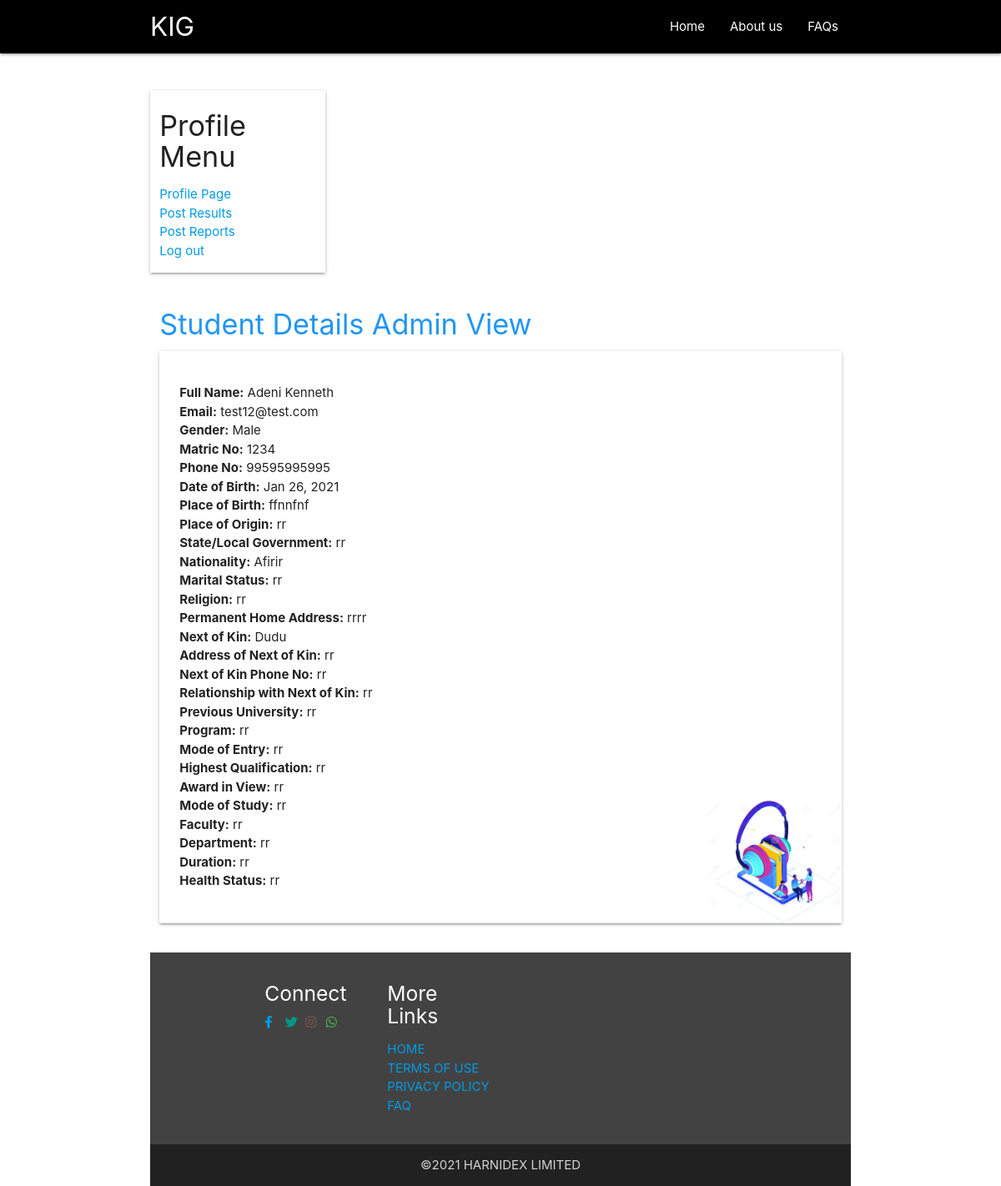
/admin/view/2 (signed in), run on an earlier commit of the app's database.
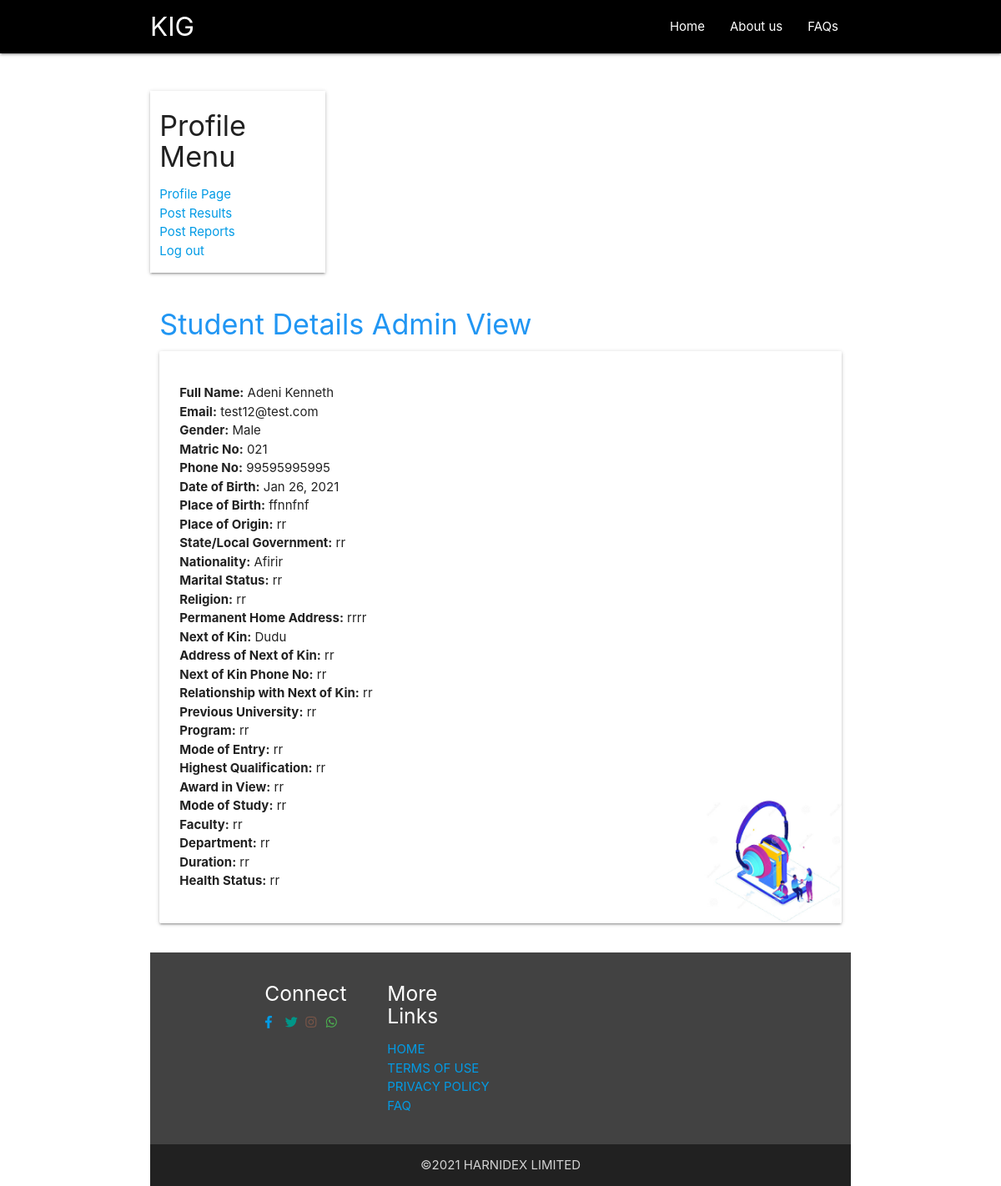
And on a later commit of the database.
### app/models.py (models this page shows, shortened)
class User(db.Model):
    id = db.Column(db.Integer, primary_key=True)
    name = db.Column(db.String(50),index=True,unique=True)
    email = db.Column(db.String(120),unique=True)
    phone = db.Column(db.String(50))
    matric = db.Column(db.String(20),unique=True)
    gender = db.Column(db.String(10))
    role = db.Column(db.String(10))
    password_hash = db.Column(db.String(200),index=True,unique=True)
    reqistered = db.Column(db.DateTime(), default= datetime.utcnow())

### app/routes.py (the view, shortened to what this page needs)
@app.route('/admin/view/<id>')
def view(id):
    logged_in = True
    if 'name' in session:
        name = session['name']
        password = session['password']
        if name!= 'Admin':
            return redirect(url_for('logout'))
    user = User.query.filter(User.id==id).first()
    info = Info.query.filter(Info.user_id==id).first()
    if user is not None and info is not None:
        return render_template('admin.html',user=user,info=info)
    else:
        flash("Student not found!!")
        return redirect(url_for('dashboard'))

### app/templates/admin.html (shortened to what the changed rows need)
<!DOCTYPE html>
<html lang="en">
<head>
    <link rel="stylesheet" href="../static/css/materialize.min.css">
    <link rel="stylesheet" href="../static/fontawesome-5.15/css/all.min.css">
    <link rel="stylesheet"  href="{{url_for('static',filename='css/materialize.min.css')}}">
    <link rel="stylesheet"  href="{{url_for('static',filename='fontawesome-5.15/css/all.min.css')}}">
</head>
<body>
<body>
  <div class="container">
    <br><br>
  <div class="row">
    <div class="col s12">
      <div class="card-panel bg">
          <ul>
              <li><b>Full Name:</b> {{user.name}}</li>
              <li><b>Email:</b> {{user.email}}</li>
              <li><b>Gender:</b> {{user.gender}}</li>
              <li><b>Matric No:</b> {{user.matric}}</li>
              <li><b>Phone No:</b> {{user.phone}}</li>
              <li><b>Date of Birth:</b> {{info.DOB}}</li>
              <li><b>Place of Birth:</b> {{info.POB}}</li>
              <li><b>Place of Origin:</b> {{info.POO}}</li>
              <li><b>State/Local Government:</b> {{info.state}}</li>
              <li><b>Nationality:</b> {{info.nationality}}</li>
              <li><b>Marital Status:</b> {{info.M_S}}</li>
              <li><b>Religion:</b> {{info.religion}}</li>
              <li><b>Permanent Home Address:</b> {{info.address}}</li>
              <li><b>Next of Kin:</b> {{info.kin}}</li>
              <li><b>Address of Next of Kin:</b> {{info.kin_address}}</li>
              <li><b>Next of Kin Phone No:</b> {{info.kin_no}}</li>
              <li><b>Relationship with Next of Kin:</b> {{info.kin_relationship}}</li>
              <li><b>Previous University:</b> {{info.previous_uni}}</li>
              <li><b>Program:</b> {{info.program}}</li>
              <li><b>Mode of Entry:</b> {{info.mode}}</li>
              <li><b>Highest Qualification:</b> {{info.qualification}}</li>
              <li><b>Award in View:</b> {{info.award}}</li>
              <li><b>Mode of Study:</b> {{info.study}}</li>
              <li><b>Faculty:</b> {{info.faculty}}</li>
              <li><b>Department:</b> {{info.department}}</li>
              <li><b>Duration:</b> {{info.duration}}</li>
              <li><b>Health Status:</b> {{info.health}}</li>
          </ul>
      </div>
  </div>
  </div>
</body>
</html>

What changed in the data, as far as the page shows it:
changed User "Adeni Kenneth": matric "1234" → "021"
